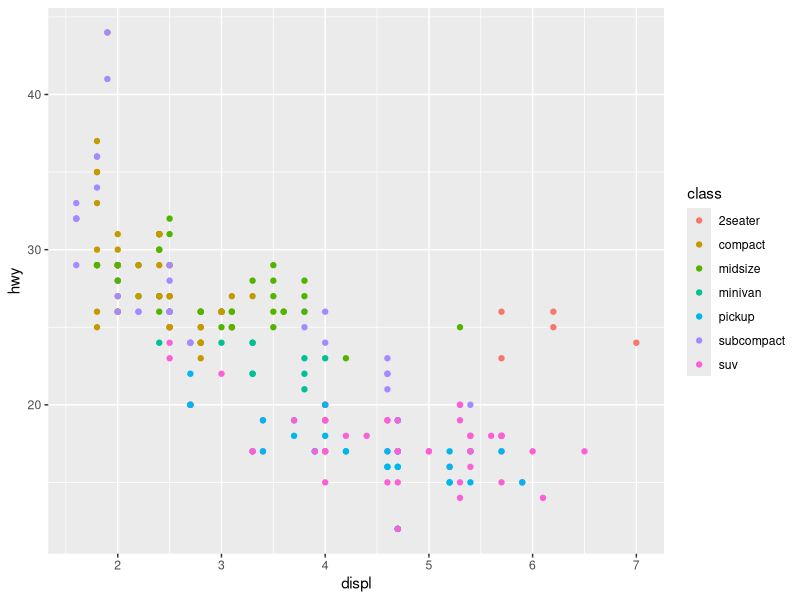
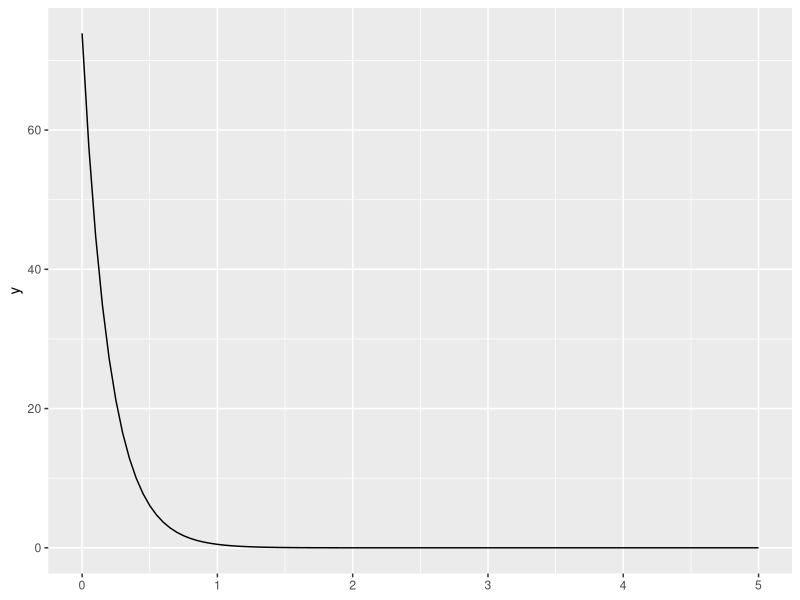
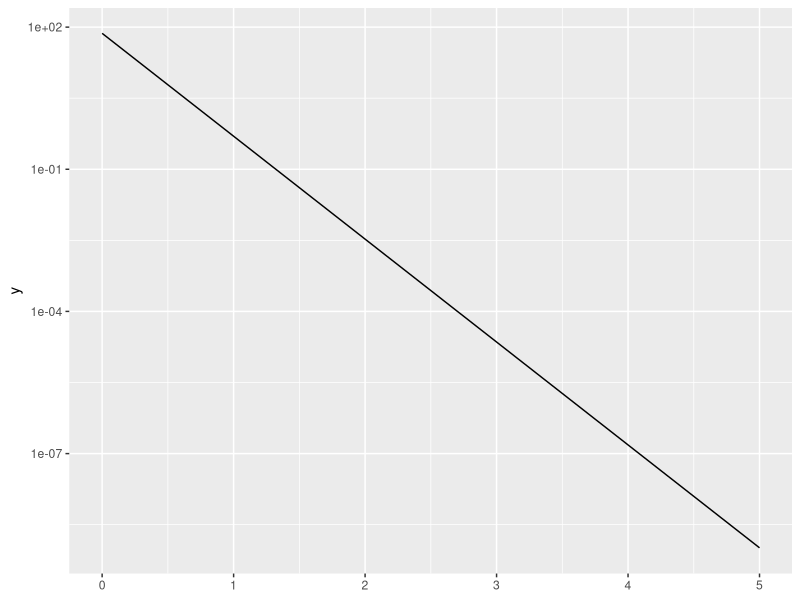

Write the R code that produced these figures, in order.
## ---- chunk 1
knitr::opts_chunk$set(echo = TRUE)
## ---- chunk 2
library(ggplot2)

ggplot(mpg, aes(displ, hwy, colour = class)) +
  geom_point()
## ---- chunk 3
library(ggplot2)
  ggplot() +
  xlim(0, 5) +
   geom_function(fun = ~ 10*exp(-5* .x +2))
## ---- chunk 4
library(ggplot2)
ggplot() +
  xlim(0, 5) +
  geom_function(fun = ~ 10*exp(-5* .x +2)) +
  scale_y_log10()
